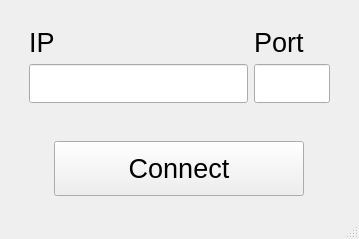
<?xml version="1.0" encoding="UTF-8"?>
<ui version="4.0">
 <class>ConnectionWindow</class>
 <widget class="QMainWindow" name="ConnectionWindow">
  <property name="geometry">
   <rect>
    <x>0</x>
    <y>0</y>
    <width>359</width>
    <height>239</height>
   </rect>
  </property>
  <property name="windowTitle">
   <string>Chat</string>
  </property>
  <widget class="QWidget" name="centralwidget">
   <layout class="QHBoxLayout" name="horizontalLayout_2">
    <item>
     <layout class="QVBoxLayout" name="verticalLayout">
      <property name="sizeConstraint">
       <enum>QLayout::SetDefaultConstraint</enum>
      </property>
      <property name="topMargin">
       <number>15</number>
      </property>
      <item>
       <layout class="QHBoxLayout" name="horizontalLayout">
        <item>
         <layout class="QVBoxLayout" name="verticalLayout_2">
          <property name="leftMargin">
           <number>20</number>
          </property>
          <item alignment="Qt::AlignBottom">
           <widget class="QLabel" name="label_IP">
            <property name="font">
             <font>
              <pointsize>20</pointsize>
             </font>
            </property>
            <property name="text">
             <string>IP</string>
            </property>
           </widget>
          </item>
          <item alignment="Qt::AlignTop">
           <widget class="QLineEdit" name="lineEdit_IP">
            <property name="maximumSize">
             <size>
              <width>250</width>
              <height>16777215</height>
             </size>
            </property>
            <property name="font">
             <font>
              <pointsize>20</pointsize>
             </font>
            </property>
           </widget>
          </item>
         </layout>
        </item>
        <item>
         <layout class="QVBoxLayout" name="verticalLayout_3">
          <property name="rightMargin">
           <number>20</number>
          </property>
          <item alignment="Qt::AlignBottom">
           <widget class="QLabel" name="label_port">
            <property name="font">
             <font>
              <pointsize>20</pointsize>
             </font>
            </property>
            <property name="text">
             <string>Port</string>
            </property>
           </widget>
          </item>
          <item alignment="Qt::AlignTop">
           <widget class="QLineEdit" name="lineEdit_port">
            <property name="sizePolicy">
             <sizepolicy hsizetype="Expanding" vsizetype="Fixed">
              <horstretch>0</horstretch>
              <verstretch>0</verstretch>
             </sizepolicy>
            </property>
            <property name="maximumSize">
             <size>
              <width>100</width>
              <height>16777215</height>
             </size>
            </property>
            <property name="font">
             <font>
              <pointsize>20</pointsize>
             </font>
            </property>
           </widget>
          </item>
         </layout>
        </item>
       </layout>
      </item>
      <item>
       <spacer name="verticalSpacer">
        <property name="orientation">
         <enum>Qt::Vertical</enum>
        </property>
        <property name="sizeType">
         <enum>QSizePolicy::Fixed</enum>
        </property>
        <property name="sizeHint" stdset="0">
         <size>
          <width>10</width>
          <height>20</height>
         </size>
        </property>
       </spacer>
      </item>
      <item alignment="Qt::AlignHCenter|Qt::AlignVCenter">
       <widget class="QPushButton" name="button_connect">
        <property name="sizePolicy">
         <sizepolicy hsizetype="Expanding" vsizetype="Fixed">
          <horstretch>0</horstretch>
          <verstretch>0</verstretch>
         </sizepolicy>
        </property>
        <property name="minimumSize">
         <size>
          <width>250</width>
          <height>55</height>
         </size>
        </property>
        <property name="font">
         <font>
          <pointsize>20</pointsize>
         </font>
        </property>
        <property name="text">
         <string>Connect</string>
        </property>
       </widget>
      </item>
     </layout>
    </item>
   </layout>
  </widget>
  <widget class="QStatusBar" name="statusbar"/>
 </widget>
 <resources/>
 <connections/>
</ui>
